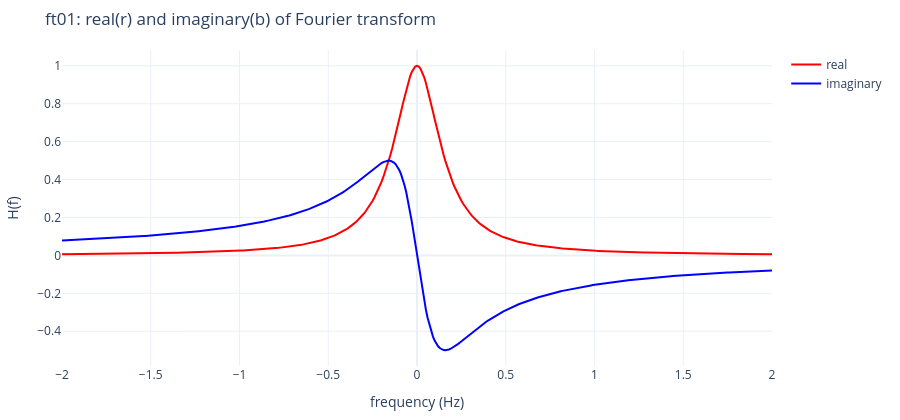
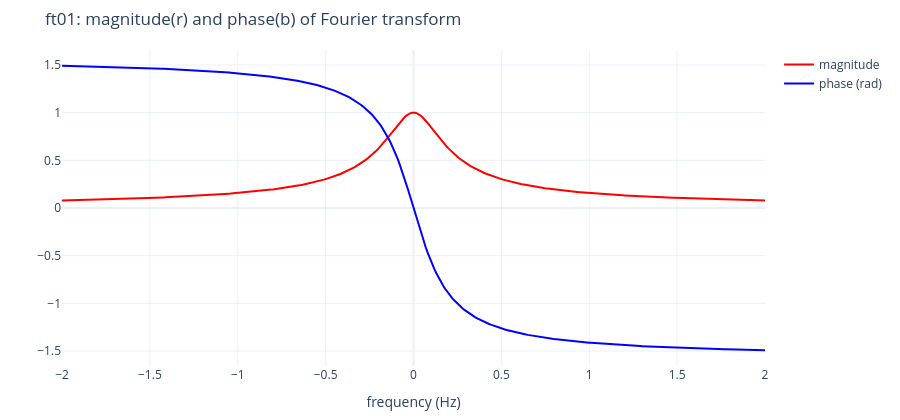
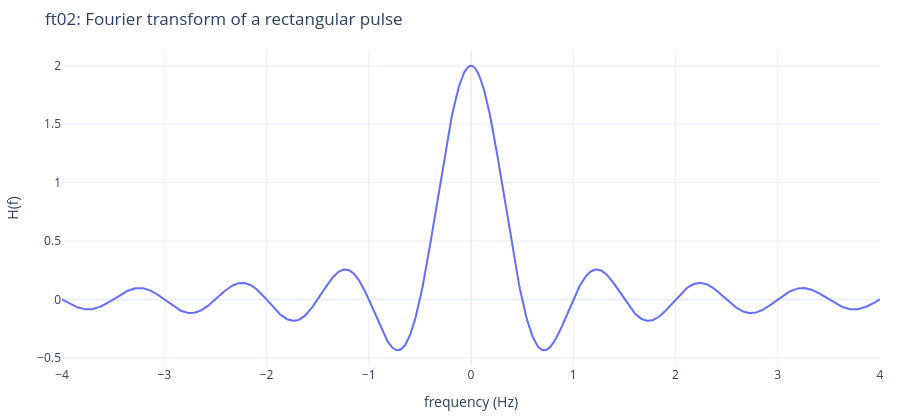

The code cell stored with these charts, in order, in its notebook:
### Markdown cell above
## 3. 傅立葉轉換例題（`ft01.m`、`ft02.m`）

```matlab
% ft01.m: h(t)=b*exp(-a*t), t>=0      % ft02.m: 矩形脈波，|t|<t0 時為 a
den=a*a+4*pi^2*f.^2;                  h=a/pi./f.*sin(2*pi*t0.*f)
realf=a*b./den;  imagf=-2*pi*b.*f./den
```
`ft02.m` 的 `a/pi./f` 在 $f=0$ 會出現 0/0（NaN，圖上缺一點）；極限值是 $2at_0$。這裡用 `np.sinc`：
$H(f)=2at_0\,\dfrac{\sin(2\pi t_0f)}{2\pi t_0f}=2at_0\,\mathrm{sinc}(2t_0f)$。兩題都用數值積分 $\int h(t)e^{-j2\pi ft}dt$ 驗證。

### Code cell
a = b = 1.0
f = np.arange(-2, 2 + 1e-9, 0.01)
den = a * a + 4 * np.pi**2 * f**2
H = (a * b - 2j * np.pi * b * f) / den
fig = go.Figure([go.Scatter(x=f, y=H.real, name="real", line=dict(color="red")), go.Scatter(x=f, y=H.imag, name="imaginary", line=dict(color="blue"))])
show(fig, "ft01: real(r) and imaginary(b) of Fourier transform", xlab="frequency (Hz)", ylab="H(f)")
fig = go.Figure([go.Scatter(x=f, y=np.abs(H), name="magnitude", line=dict(color="red")), go.Scatter(x=f, y=np.angle(H), name="phase (rad)", line=dict(color="blue"))])
show(fig, "ft01: magnitude(r) and phase(b) of Fourier transform", xlab="frequency (Hz)", ylab="")
err = max(abs(quad(lambda t: b * np.exp(-a * t) * np.cos(2 * np.pi * fk * t), 0, 50, limit=500)[0] - H[i].real)
          + abs(-quad(lambda t: b * np.exp(-a * t) * np.sin(2 * np.pi * fk * t), 0, 50, limit=500)[0] - H[i].imag)
          for i, fk in enumerate(f) if i % 40 == 0)
print(f"ft01: max |numerical FT - b/(a + j 2 pi f)| = {err:.1e}")

a, t0 = 1.0, 1.0
f = np.arange(-4, 4 + 1e-9, 0.01)
H2 = 2 * a * t0 * np.sinc(2 * t0 * f)
fig = go.Figure(go.Scatter(x=f, y=H2))
show(fig, "ft02: Fourier transform of a rectangular pulse", xlab="frequency (Hz)", ylab="H(f)")
err = max(abs(quad(lambda t: a * np.cos(2 * np.pi * fk * t), -t0, t0)[0] - H2[i]) for i, fk in enumerate(f) if i % 20 == 0)
print(f"ft02: max |numerical FT - 2 a t0 sinc(2 t0 f)| = {err:.1e}, H(0) = {H2[np.argmin(np.abs(f))]:.4f} (= 2 a t0)")

### Figure 1 — Plotly figure (JSON) as saved in the notebook; plotly's stock layout.template omitted (floating-point values rounded to 4 significant figures; data arrays with more than 128 entries replaced by an {"elided": "..."} marker saying what was removed)
{"data": [{"line": {"color": "red"}, "name": "real", "type": "scatter", "x": {"elided": "401 float values"}, "y": {"elided": "401 float values"}}, {"line": {"color": "blue"}, "name": "imaginary", "type": "scatter", "x": {"elided": "401 float values"}, "y": {"elided": "401 float values"}}], "layout": {"height": 420, "margin": {"b": 50, "l": 60, "r": 20, "t": 50}, "title": {"text": "ft01: real(r) and imaginary(b) of Fourier transform"}, "xaxis": {"title": {"text": "frequency (Hz)"}}, "yaxis": {"title": {"text": "H(f)"}}}}

### Figure 2 — Plotly figure (JSON) as saved in the notebook; plotly's stock layout.template omitted (floating-point values rounded to 4 significant figures; data arrays with more than 128 entries replaced by an {"elided": "..."} marker saying what was removed)
{"data": [{"line": {"color": "red"}, "name": "magnitude", "type": "scatter", "x": {"elided": "401 float values"}, "y": {"elided": "401 float values"}}, {"line": {"color": "blue"}, "name": "phase (rad)", "type": "scatter", "x": {"elided": "401 float values"}, "y": {"elided": "401 float values"}}], "layout": {"height": 420, "margin": {"b": 50, "l": 60, "r": 20, "t": 50}, "title": {"text": "ft01: magnitude(r) and phase(b) of Fourier transform"}, "xaxis": {"title": {"text": "frequency (Hz)"}}, "yaxis": {"title": {"text": ""}}}}

### Figure 3 — Plotly figure (JSON) as saved in the notebook; plotly's stock layout.template omitted (floating-point values rounded to 4 significant figures; data arrays with more than 128 entries replaced by an {"elided": "..."} marker saying what was removed)
{"data": [{"type": "scatter", "x": {"elided": "801 float values"}, "y": {"elided": "801 float values"}}], "layout": {"height": 420, "margin": {"b": 50, "l": 60, "r": 20, "t": 50}, "title": {"text": "ft02: Fourier transform of a rectangular pulse"}, "xaxis": {"title": {"text": "frequency (Hz)"}}, "yaxis": {"title": {"text": "H(f)"}}}}
